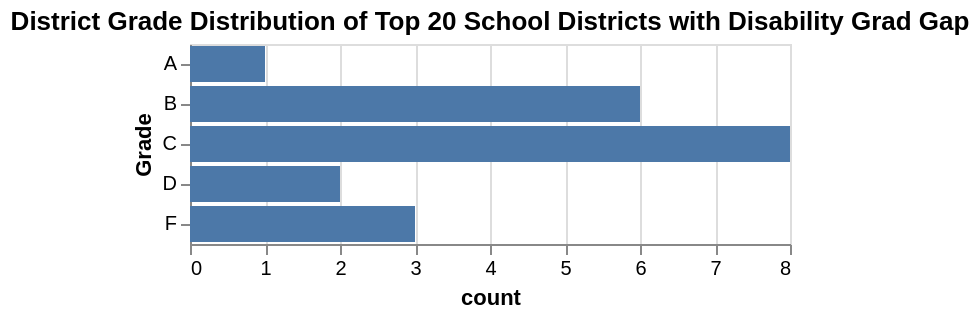

The cell this chart's notebook holds for it:
### Code cell
import altair as alt
alt.Chart(grade_dist).mark_bar().encode(
    x = "count",
    y = "Grade"
).properties(
    title = "District Grade Distribution of Top 20 School Districts with Disability Grad Gap"
)

### Figure 1 — Vega-Lite specification as saved in the notebook (floating-point values rounded to 4 significant figures)
{"config": {"view": {"continuousWidth": 300, "continuousHeight": 300}}, "data": {"name": "data-75fecda05b1cab2281eaf7ce0b50a083"}, "mark": {"type": "bar"}, "encoding": {"x": {"field": "count", "type": "quantitative"}, "y": {"field": "Grade", "type": "nominal"}}, "title": "District Grade Distribution of Top 20 School Districts with Disability Grad Gap", "$schema": "https://vega.github.io/schema/vega-lite/v6.4.1.json", "datasets": {"data-75fecda05b1cab2281eaf7ce0b50a083": [{"Grade": "A  ", "count": 1, "%": 5.0}, {"Grade": "B  ", "count": 6, "%": 30.0}, {"Grade": "C  ", "count": 8, "%": 40.0}, {"Grade": "D  ", "count": 2, "%": 10.0}, {"Grade": "F  ", "count": 3, "%": 15.0}]}}
